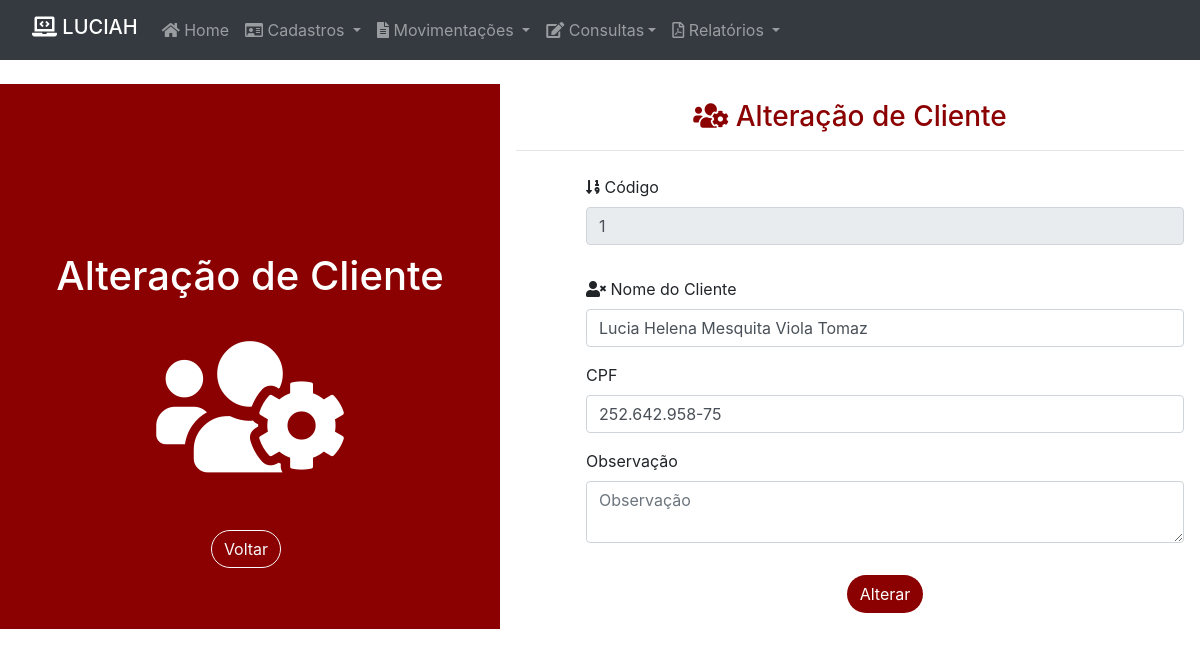
Page /ver_alteracao_cliente.php?codigo=1 on the committed database.
### tables this page shows
CREATE TABLE `cliente` (
  `id` int(11) NOT NULL,
  `nome` varchar(100) NOT NULL,
  `cpf` varchar(14) NOT NULL,
  `obs` varchar(200) NOT NULL
);

### ver_alteracao_cliente.php (the view, shortened to what this page needs)
<!DOCTYPE html>
<html lang="pt-br">
<head>
    <link rel="stylesheet" href="https://maxcdn.bootstrapcdn.com/bootstrap/4.5.2/css/bootstrap.min.css">
    <link rel="stylesheet" href="https://cdnjs.cloudflare.com/ajax/libs/font-awesome/5.11.2/css/all.css">
</head>
<body>
    <?php
    include_once('conexao.php');
    $codigo = $_GET['codigo'];
    $sqlconsulta = "select * from cliente where id = '$codigo'";
    $resultado = @mysqli_query($conexao, $sqlconsulta);
    if (!$resultado) {
        echo '<input type="button" onclick="window.location=' . "'index.php'" . ';" value="Voltar"><br><br>';
        die('<b>Query Invalida:</b>' . @mysqli_error($conexao));
    } else {
        $num = @mysqli_num_rows($resultado);
        if ($num == 0) {
            echo "<b>Codigo: </b>nao localizado <br><br>";
            echo '<input type="button" onclick="window.location=' . "'index.php'" . ';" value="Voltar"><br><br>';
            exit;
        } else {
            $dado = mysqli_fetch_array($resultado);
        }
    }
    ?>
    <body>
        <?php include("header.php") ?>
        <div class="container-fluid">
            <div class="row mt-4">
                <div class="col-md-5" style="background-color: darkred; color:white">
                    <br><br><br><br><br><br><br>
                    <div class="text-center">
                        <h1> Alteração de Cliente </h1> <br>
                        <i class="fas fa-users-cog" style="font-size: 150px;"></i><br><br>
                        <button type="button" class="btn btn-outline-light mt-4 mb-5 mr-2" value="Voltar" onclick="javascript: location.href='index.php';" style="border-radius: 25px;">Voltar</button>
                    </div>
                </div>
                <div class="col-md-7 p-3">
                    <h3 class="text-center" style="color: darkred;"><i class="fas fa-users-cog"></i> Alteração de Cliente </h3>
                    <hr class="mb-4">
                    <form method="post" action="alterar_cliente.php" style="margin-left: 70px;">
                        <div class="form-group">
                            <i class="fas fa-sort-numeric-down"></i>
                            <label class="md-3" for="id">Código</label>
                            <input class="form-control" type="id" name="txtid" id="id" value='<?php echo $dado['id']; ?>' readonly>
                        </div>
                        <div class="form-group">
                            <i class="fas fa-user-times"></i>
                            <label class="md-3 mt-3" for="exampleInptname">Nome do Cliente</label>
                            <input class="form-control" name="txtnome" type="text" id="nome" value='<?php echo $dado['nome']; ?>'>
                        </div>
                        <div class="form-group">
                            <label class="md-3">CPF</label>
                            <input class="form-control" type="text" name="txtcpf" id="cpf" value='<?php echo $dado['cpf']; ?>'>
                        </div>
                        <div class="form-row">
                            <div class="form-group col-md mb-3">
                                <label for="exampleInputVenda">Observação</label>
                                <textarea name="txtobs" cols="30" rows="2" class="form-control" placeholder="Observação"></textarea>
                            </div>
                        </div>
                        <div class="text-center">
                            <button type="submit" class="btn mt-3 text-center" style="background-color: darkred; color:white; border-radius: 25px;" value="Alterar"> Alterar </button>
                        </div>
                    </form>
                </div>
            </div>
        </div>
    </body>
</html>

### rows in the picture
cliente: txtid "1", txtnome "Lucia Helena Mesquita Viola Tomaz", txtcpf "252.642.958-75"
